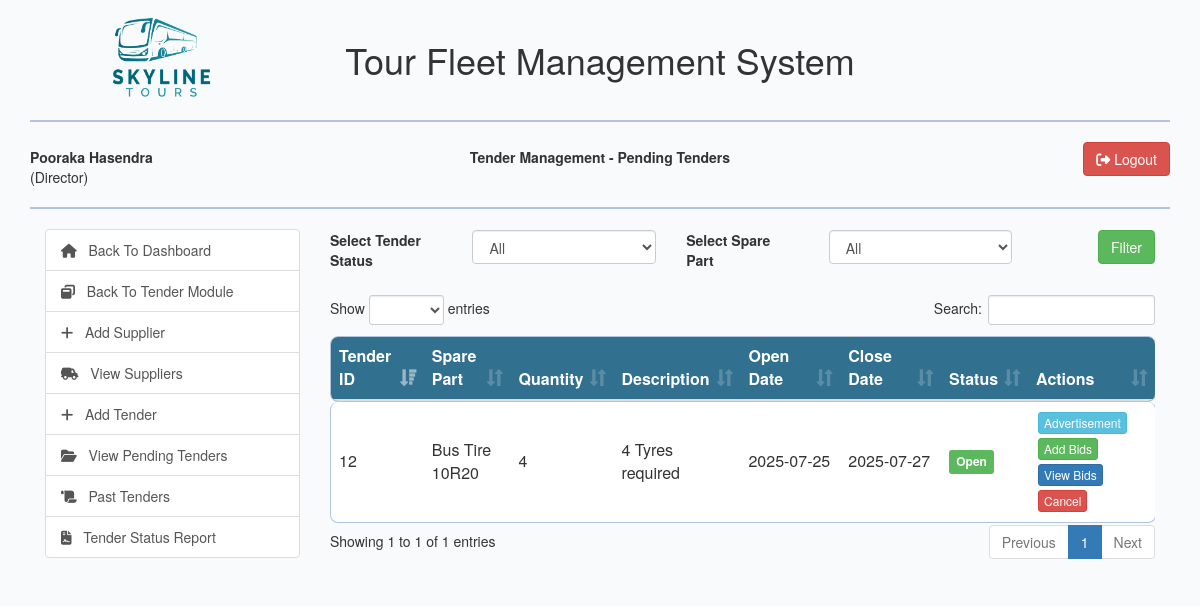
Before: /view/open-tenders.php (signed in) with the older database file.
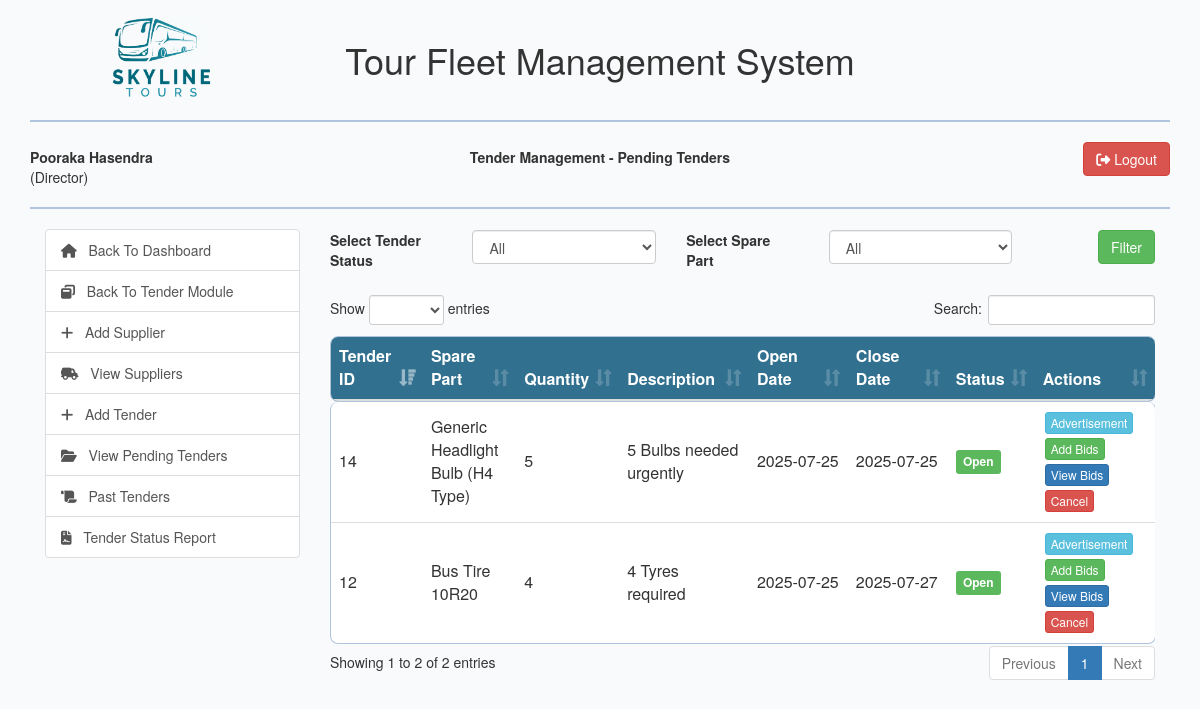
After: the same page with the newer database file.
### tables this page shows
CREATE TABLE `tender` (
  `tender_id` int(10) NOT NULL,
  `part_id` int(10) NOT NULL,
  `quantity_required` int(10) NOT NULL COMMENT 'The quantity of the part required.',
  `tender_description` text DEFAULT NULL,
  `advertisement_file_name` varchar(255) DEFAULT NULL COMMENT 'Filename of the scanned newspaper ad or document',
  `open_date` date NOT NULL,
  `close_date` date NOT NULL,
  `tender_status` int(10) NOT NULL DEFAULT 1 COMMENT '-1:Cancelled,1: Open, 2: Closed, 3: Awarded',
  `created_by` int(10) NOT NULL,
  `created_at` timestamp NOT NULL DEFAULT current_timestamp(),
  `awarded_bid` int(10) DEFAULT NULL
);

CREATE TABLE `spare_part` (
  `part_id` int(10) NOT NULL,
  `part_number` varchar(100) NOT NULL COMMENT 'Manufacturer or internal part number (Required)',
  `part_name` varchar(255) NOT NULL,
  `description` text DEFAULT NULL,
  `quantity_on_hand` int(10) NOT NULL DEFAULT 0,
  `reorder_level` int(10) NOT NULL,
  `part_status` int(10) NOT NULL DEFAULT 1
);

### model/tender_model.php (called while the page is built, shortened)
<?php
class Tender{
    public function getOpenTendersFiltered($tenderStatus,$partId){
        $con = $GLOBALS["con"];
        $today = date("Y-m-d");
        $sql = "SELECT t.*, s.* FROM tender t
            JOIN spare_part s ON t.part_id = s.part_id
            WHERE t.open_date <= '$today' ";
        if($tenderStatus!=""){
            $sql.="AND t.tender_status='$tenderStatus' ";
        } else {
            $sql.="AND t.tender_status IN (1,2) ";
        }
        $result = $con->query($sql) or die($con->error);
        return $result;
    }
}

### view/open-tenders.php (the view, shortened to what the changed rows need)
<?php
include_once '../model/sparepart_model.php';
include_once '../model/tender_model.php';
$tenderObj = new Tender();
$tenderStatus = "";
$partId = "";
$tenderResult = $tenderObj->getOpenTendersFiltered($tenderStatus,$partId);
?>
<html lang="en">
<head>
    <link rel="stylesheet" type="text/css" href="../css/dataTables.bootstrap.min.css"/>
    <?php include_once "../includes/bootstrap_css_includes.php"?>
</head>
<body>
    <div class="container">
        <?php include_once "../includes/header_row_includes.php";?>
        <div class="col-md-9">
            <div class="row">
                <div class="col-md-12">
                    <table class="table" id="open_tenders">
                        <thead>
                            <tr>
                                <th style="white-space: wrap">Tender ID</th>
                                <th>Spare Part</th>
                                <th>Quantity</th>
                                <th>Description</th>
                                <th>Open Date</th>
                                <th>Close Date</th>
                                <th>Status</th>
                                <th>Actions</th>
                            </tr>
                        </thead>
                        <tbody id="open_tenders_body">
                            <?php while($tenderRow = $tenderResult->fetch_assoc()){
                                $statusDisplay = match((int)$tenderRow["tender_status"]){
                                    1=>"Open",
                                    2=>"Closed"
                                };
                                $statusClass = match((int)$tenderRow["tender_status"]){
                                    1=>"label label-success",
                                    2=>"label label-warning"
                                };
                                ?>
                            <tr>
                                <td style="white-space: wrap"><?php echo $tenderRow["tender_id"];?></td>
                                <td><?php echo $tenderRow["part_name"];?></td>
                                <td><?php echo $tenderRow["quantity_required"];?></td>
                                <td><?php echo $tenderRow["tender_description"];?></td>
                                <td style="white-space: nowrap"><?php echo $tenderRow["open_date"];?></td>
                                <td style="white-space: nowrap"><?php echo $tenderRow["close_date"];?></td>
                                <td><span class="<?php echo $statusClass?>"><?php echo $statusDisplay;?></span></td>
                                <td>
                                    <a href="../documents/tenderadvertisements/<?php echo $tenderRow["advertisement_file_name"];?>"
                                       class="btn btn-xs btn-info" style="margin:2px;display:<?php echo checkPermissions(69); ?>" target="_blank">
                                        Advertisement
                                    </a>
                                    <?php if($tenderRow["tender_status"]==1){ ?>
                                    <a href="add-bids.php?tender_id=<?php echo base64_encode($tenderRow["tender_id"]);?>"
                                       class="btn btn-xs btn-success" style="margin:2px;display:<?php echo checkPermissions(70); ?>">
                                        Add Bids
                                    </a>
                                    <?php } ?>
                                    <a href="view-bids.php?tender_id=<?php echo base64_encode($tenderRow["tender_id"]);?>"
                                       class="btn btn-xs btn-primary" style="margin:2px;display:<?php echo checkPermissions(71); ?>">
                                        View Bids
                                    </a>
                                    <a href="../controller/tender_controller.php?status=cancel_tender&tender_id=<?php echo base64_encode($tenderRow["tender_id"]);?>"
                                       class="btn btn-xs btn-danger cancel-tender-btn" style="margin:2px;display:<?php echo checkPermissions(151); ?>">
                                        Cancel
                                    </a>
                                </td>
                            </tr>
                            <?php } ?>
                        </tbody>
                    </table>
                </div>
            </div>
        </div>
    </div>
</body>
</html>

Changed rows visible on the page:
added tender: tender_id "14", part.part_name "Generic Headlight Bulb (H4 Type)", quantity_required "5", tender_description "5 Bulbs needed urgently", open_date "2025-07-25", close_date "2025-07-25", tender_status "Open"
Other visible differences:
text written by a page script: "Show entries Search: Showing 1 to 1 of 1 entries Previous 1 Next" → "Show entries Search: Showing 1 to 2 of 2 entries Previous 1 Next"
